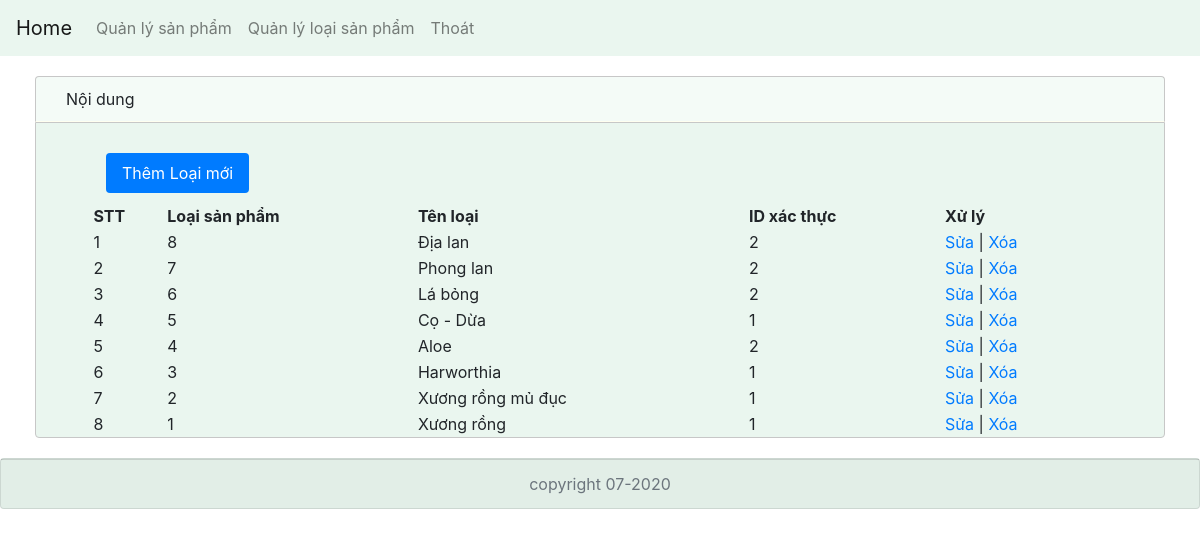
Page /admin/quanlyloai.php (signed in) on the committed database.
### tables this page shows
CREATE TABLE `t_loaisp` (
  `LoaiID` int(11) NOT NULL,
  `TenLoai` varchar(100) NOT NULL,
  `idXT` int(11) NOT NULL
);

### admin/quanlyloai.php (the view)
<?php
  include('top.php');
?>
<?php
  $sql="SELECT * from t_loaisp order by LoaiID Desc";
  $sql_sp=$db->query($sql);
?>
        <div class="content-left col-md-12">
          <div class="content-header">
            <p class="text-content-header">Nội dung</p>
          </div>
          <div class="content-body">
            <div style="margin:30px 0px 10px 70px">
              <ul class="nav nav-pills">
                <li class="nav-item">
                  <a class="nav-link active" href="themloai.php">Thêm Loại mới</a>
                </li>
              </ul>
            </div>
           <table width="90%" align="center">
            <th>STT</th>
            <th>Loại sản phẩm</th>
            <th>Tên loại</th>
            <th>ID xác thực</th>
            <th>Xử lý</th>
              <?php
              $rows_sp=$sql_sp->num_rows;
                for ($i=0; $i <$rows_sp ; $i++) {
                  $j=$i+1;
                  $row_sp=$sql_sp->fetch_assoc();
                  $idloai=$row_sp['LoaiID'];
                  $tensp=$row_sp['TenLoai'];
                  $idxt=$row_sp['idXT'];
                  echo "<tr>";
                       echo "<td>$j</td><td>$idloai</td><td>$tensp</td><td>$idxt</td>";
                       echo"<td>";
                          echo "<a href='sualoai.php?id=$idloai'>Sửa</a> | ";
                          echo "<a href='xoaloai.php?id=$idloai'>Xóa</a>";
                       echo"</td>";
                  echo "</tr>";
                }
              ?>
           </table>
          </div>
        </div>
<?php
  include('foot.php');
?>

### admin/css/test.css (style rules this page uses)
a { text-decoration: none; }
.content-header { border: solid 1px rgba(199, 199, 199, 1); border-bottom-color: ivory; border-radius: 4px 4px 0 0; background-color: rgba(53, 168, 99, 0.05); }
.content-body { border: solid 1px rgba(199, 199, 199, 1); border-radius: 0px 0px 4px 4px; background-color: rgba(53, 168, 99, 0.1); }
.text-content-header { margin: 10px; margin-left: 30px; }

### rows in the picture
t_loaisp: j "1", LoaiID "8", TenLoai "Địa lan", idXT "2"
t_loaisp: j "2", LoaiID "7", TenLoai "Phong lan", idXT "2"
t_loaisp: j "3", LoaiID "6", TenLoai "Lá bỏng", idXT "2"
t_loaisp: j "4", LoaiID "5", TenLoai "Cọ - Dừa", idXT "1"
t_loaisp: j "5", LoaiID "4", TenLoai "Aloe", idXT "2"
t_loaisp: j "6", LoaiID "3", TenLoai "Harworthia", idXT "1"
t_loaisp: j "7", LoaiID "2", TenLoai "Xương rồng mủ đục", idXT "1"
t_loaisp: j "8", LoaiID "1", TenLoai "Xương rồng", idXT "1"
